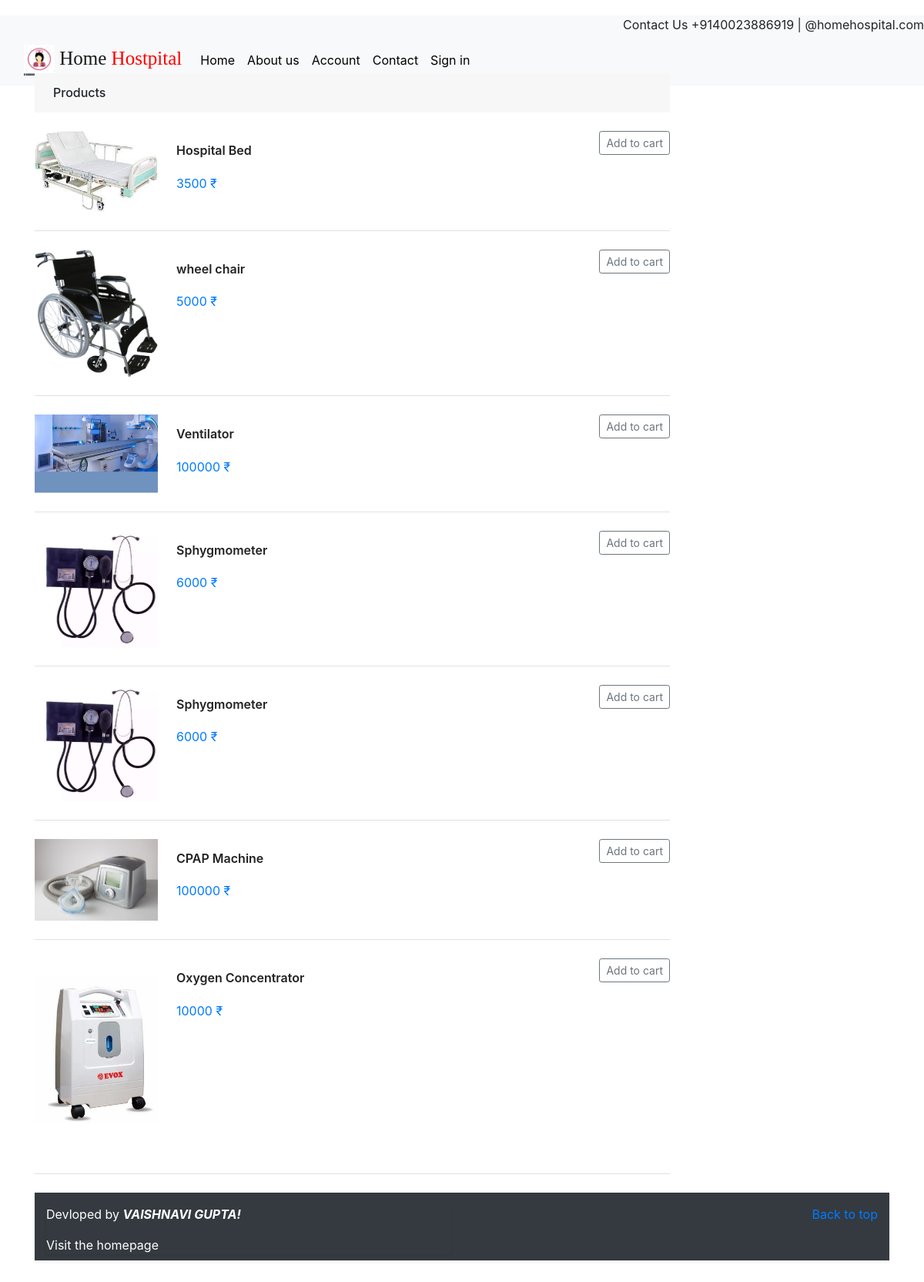
/purchase/, run on the app's committed database.
### app/models.py (models this page shows)
class Equipment(models.Model):
    name = models.CharField(max_length=50)
    catagory = models.CharField(max_length=50, default='Machine_one')
    price = models.IntegerField(null=True)
    rent_price = models.IntegerField(null=True)
    image = models.ImageField(upload_to='equipments')
    image_2 =  models.ImageField(upload_to='equipments')
    Description = models.TextField()
    availability = models.BooleanField()
    date_added = models.DateTimeField(auto_now=True)
    def __str__(self):
        return self.name

### app/views.py (the view)
# urls.py: path('purchase/',purchase, name='pc'),
def purchase(request):
    equipments = Equipment.objects.all()
    context = {'equipments':equipments}
    return render(request,'purchase/purchase.html',context)

### templates/purchase/purchase.html (shortened to what this page needs)
{% extends 'layout/base.html' %}
{% load static %}
{% load crispy_forms_tags %}
{% block content %}
<div class="container pb-5 mt-n2 mt-md-n3">
    <div class="row">
        <div class="col-xl-9 col-md-8">
            <h2 class="h6 d-flex flex-wrap justify-content-between align-items-center px-4 py-3 bg-secondary"><span>Products</span><a class="font-size-sm" href="#"><svg xmlns="http://www.w3.org/2000/svg" width="24" height="24" viewBox="0 0 24 24" fill="none" stroke="currentColor" stroke-width="2" stroke-linecap="round" stroke-linejoin="round" class="feather feather-chevron-left" style="width: 1rem; height: 1rem;"></svg></a></h2>
            {% for item in equipments %}
            <div class="d-sm-flex justify-content-between my-4 pb-4 border-bottom">
                <div class="media d-block d-sm-flex text-center text-sm-left">
                    <a class="cart-item-thumb mx-auto mr-sm-4" href="#"><img src="{{item.image.url}}" alt="Product"></a>
                    <div class="media-body pt-3">
                        <h3 class="product-card-title font-weight-semibold border-0 pb-0"><a href="#">{{item}}</a></h3>
                        <div class="font-size-lg text-primary pt-2">{{item.price}} ₹</div>
                    </div>
                </div>
                <div class="pt-2 pt-sm-0 pl-sm-3 mx-auto mx-sm-0 text-center text-sm-left" style="max-width: 10rem;">
                   <a href="{% url 'cart_add' item.id %}" class="btn btn-outline-secondary btn-sm btn-block mb-2" type="button">
                      </svg>Add to cart </a>
                </div>
            </div>
            {% empty %}
                <h1>No equipments in database</h1>
            {% endfor %}
    </div>
</div>
{% endblock content %}

### templates/purchase/purchase.html (style rules this page uses)
body { margin-top:20px; }
.cart-item-thumb { display: block; width: 10rem }
.cart-item-thumb>img { display: block; width: 100% }
.product-card-title>a { color: #222; }
.font-weight-semibold { font-weight: 600 !important; }
.product-card-title { display: block; margin-bottom: .75rem; padding-bottom: .875rem; border-bottom: 1px dashed #e2e2e2; font-size: 1rem; font-weight: normal; }
.bg-secondary { background-color: #f7f7f7 !important; }

### data on the page
Equipment: image (picture), name "Hospital Bed", price "3500"
Equipment: image (picture), name "wheel chair", price "5000"
Equipment: image (picture), name "Ventilator", price "100000"
Equipment: image (picture), name "Sphygmometer", price "6000"
Equipment: image (picture), name "Sphygmometer", price "6000"
Equipment: image (picture), name "CPAP Machine", price "100000"
Equipment: image (picture), name "Oxygen Concentrator", price "10000"
